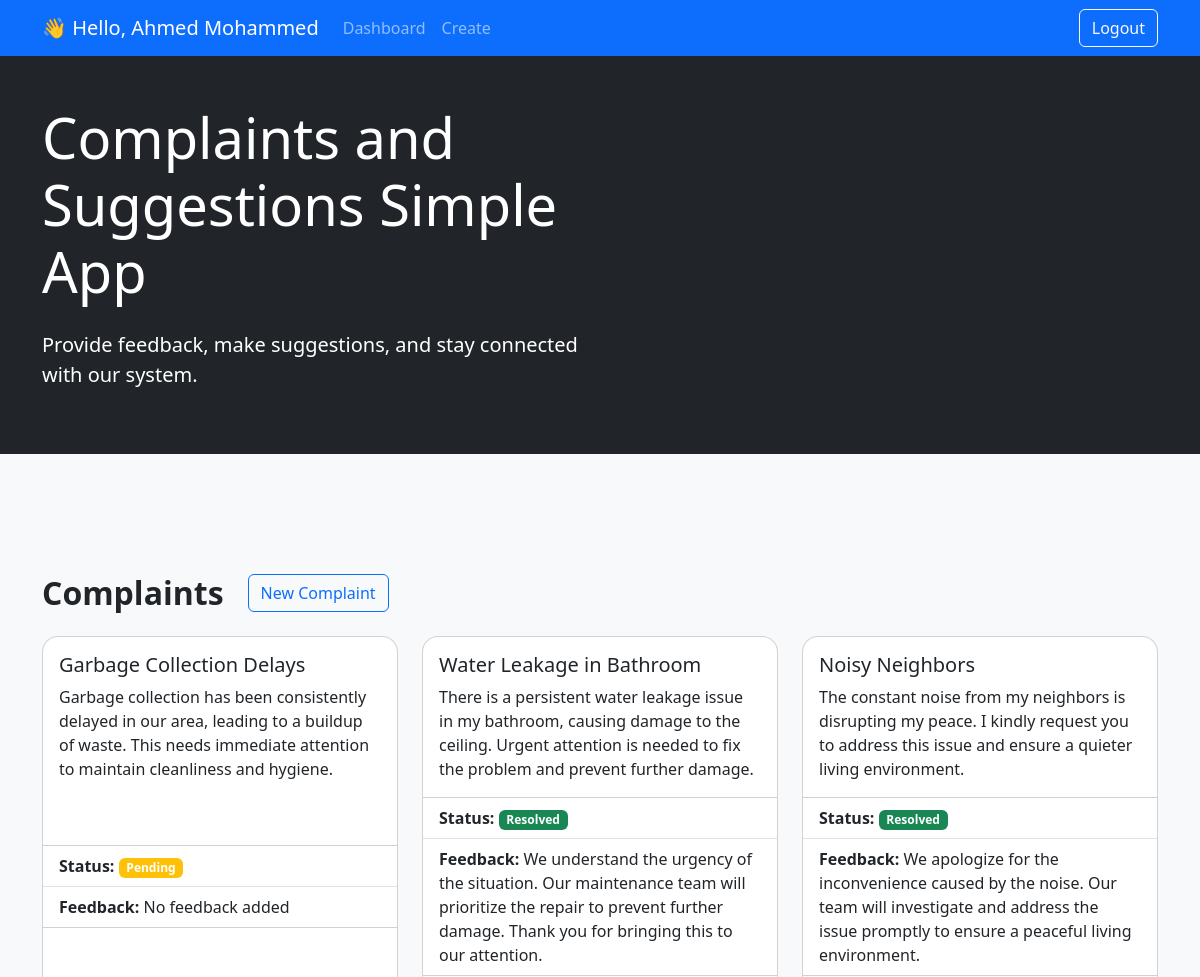
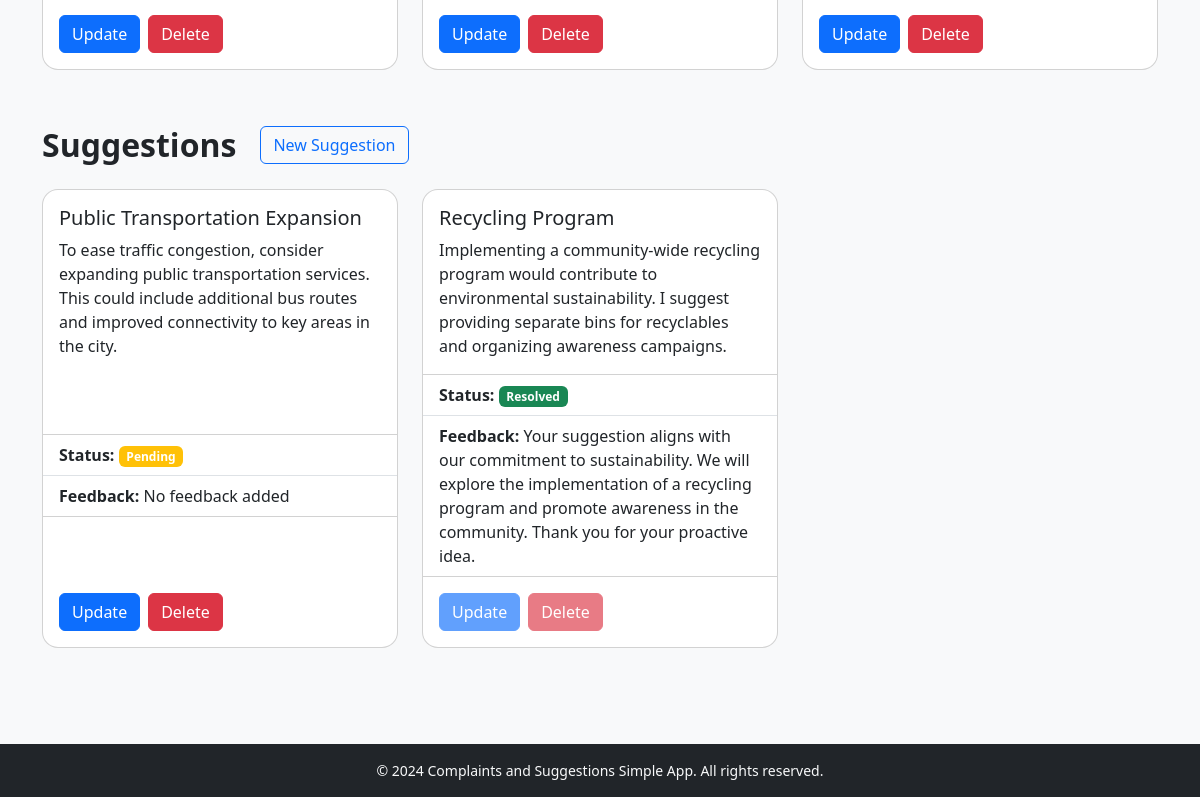
The app's page /src/index.php (signed in) with its own data (2 pictures, top to bottom).
### tables this page shows
CREATE TABLE `users` (
  `id` int(11) NOT NULL,
  `username` varchar(255) NOT NULL,
  `full_name` varchar(255) NOT NULL,
  `password` varchar(255) NOT NULL,
  `user_type` enum('admin','user') NOT NULL DEFAULT 'user'
);

CREATE TABLE `complaints` (
  `id` int(11) NOT NULL,
  `user_id` int(11) NOT NULL,
  `title` varchar(255) NOT NULL,
  `description` varchar(500) NOT NULL,
  `status` tinyint(4) NOT NULL DEFAULT 0,
  `feedback` varchar(500) DEFAULT NULL
);

CREATE TABLE `suggestions` (
  `id` int(11) NOT NULL,
  `user_id` int(11) NOT NULL,
  `title` varchar(255) NOT NULL,
  `description` text NOT NULL,
  `status` tinyint(4) NOT NULL DEFAULT 0,
  `feedback` varchar(500) DEFAULT NULL
);

### src/core/functions.php (called while the page is built, shortened)
<?php
function getUserId()
{
    return $_SESSION['user_id'];
}
function getUserType()
{
    return $_SESSION['user_type'];
}
function getFullNameById($user_id, $mysqli)
{
    try {
        $query = "SELECT `full_name` FROM `users` WHERE `id` = ?";
        $stmt = $mysqli->prepare($query);
        $stmt->bind_param('i', $user_id);
        $stmt->execute();
        $result = $stmt->get_result();
        $user = $result->fetch_assoc();
        if ($user) {
            return $user['full_name'];
        } else {
            return "User not found";
        }
    } catch (mysqli_sql_exception $e) {
        die("Error: " . $e->getMessage());
    }
}
function getComplaintsByUser($mysqli)
{
    try {
        $user_id = $_SESSION['user_id'];
        $query = "SELECT * FROM `complaints` WHERE `user_id` = ? ORDER BY `id` DESC";
        $stmt = $mysqli->prepare($query);
        $stmt->bind_param('i', $user_id);
        $stmt->execute();
        $result = $stmt->get_result();
        $complaints = [];
        while ($row = $result->fetch_assoc()) {
            $complaints[] = $row;
        }
        return $complaints;
    } catch (Exception $e) {
        die("Error: " . $e->getMessage());
    }
}
function getSuggestionsByUser($mysqli)
{
    try {
        $user_id = $_SESSION['user_id'];
        $stmt = $mysqli->prepare("SELECT * FROM `suggestions` WHERE `user_id` = ? ORDER BY `id` DESC");
        $stmt->bind_param('i', $user_id);
        $stmt->execute();
        $result = $stmt->get_result();
        $suggestions = $result->fetch_all(MYSQLI_ASSOC);
        return $suggestions;
    } catch (mysqli_sql_exception $e) {
        die("Error: " . $e->getMessage());
    }
}

### src/templates/includes/footInclude.php (called while the page is built, shortened)
<?php include(TEMPLATES_DIR . 'components/footer.php') ?>

### src/templates/components/complaints-cards.php (the view, shortened to what this page needs)
<section class="mb-5">
    <div class="d-flex gap-4 align-items-center mb-4">
        <h2 class="mb-0 fw-bold">Complaints</h2>
        <?php if (getUserType() == 'user') : ?>
            <a href="templates/pages/create.php" class="btn btn-outline-primary">New Complaint</a>
        <?php endif; ?>
    </div>
    <div class="row row-cols-1 row-cols-md-2 row-cols-lg-3 g-4">
        <?php
        if (getUserType() == 'admin') {
            $complaints = getAllComplaints($mysqli);
        } else {
            $complaints = getComplaintsByUser($mysqli);
        }
        foreach ($complaints as $complaint) : ?>
            <div class="col mb-2">
                <div class="card d-flex flex-column h-100 border-gray rounded-4">
                    <div class="card-body">
                        <h5 class="card-title"><?php echo $complaint['title']; ?></h5>
                        <p class="card-text"><?php echo $complaint['description']; ?></p>
                    </div>
                    <ul class="list-group list-group-flush">
                        <li class="list-group-item border-top-0 border-start-0 border-end-0">
                            <strong>Status: </strong>
                            <span class="badge <?php echo $complaint['status'] ? 'bg-success text-white' : 'bg-warning text-white'; ?>">
                                <?php echo $complaint['status'] ? 'Resolved' : 'Pending'; ?>
                            </span>
                        </li>
                        <li class="list-group-item border-top-0 border-start-0 border-end-0">
                            <strong>Feedback: </strong>
                            <?php if ($complaint['feedback']) : ?>
                                <?php echo $complaint['feedback']; ?>
                            <?php else : ?>
                                No feedback added
                            <?php endif; ?>
                        </li>
                    </ul>
                    <div class="card-body d-flex align-items-end">
                        <?php if (getUserType() == 'user') : ?>
                            <a class="btn btn-primary me-2" href="templates/pages/update-complaint.php?id=<?php echo $complaint['id']; ?>">Update</a>
                            <button type="button" class="btn btn-danger" data-bs-toggle="modal" data-bs-target="#compDeleteModal<?php echo $complaint['id']; ?>">Delete</button>
                        <?php endif; ?>
                    </div>
                </div>
            </div>
        <?php endforeach; ?>
    </div>
</section>

### src/index.php (shortened to what this page needs)
<?php
require_once 'config.php';
?>
<!DOCTYPE html>
<html lang="en">
<head>
    <?php include_once INC_DIR . 'headInclude.php' ?>
</head>
<body class="bg-light">
    <div class="mb-4">
        <?php
        $navbar = true;
        include(TEMPLATES_DIR . 'components/header.php');
        ?>
        <div class="container-fluid mt-5">
            <div class="row justify-content-center mt-4" style="margin-top: 120px !important;">
                <div class="">
                    <div class="container">
                        <?php include_once COMPS_DIR . "complaints-cards.php" ?>
                        <?php include_once COMPS_DIR . "suggestions-cards.php" ?>
                    </div>
                </div>
            </div>
        </div>
    </div>
    <?php include_once INC_DIR . 'footInclude.php' ?>
</body>
</html>

### src/templates/includes/headInclude.php (shortened to what this page needs)
<link href="https://cdn.jsdelivr.net/npm/bootstrap@5.3.2/dist/css/bootstrap.min.css" rel="stylesheet">

### src/templates/components/navbar.php (shortened to what this page needs)
<?php
if ($navbar) :
    $user_id = getUserId();
?>
    <nav class="navbar sticky-top navbar-expand-lg navbar-dark bg-primary">
        <div class="container">
            <span class="navbar-brand text-capitalize"><?php echo '👋 Hello, ' . getFullNameById($user_id, $mysqli); ?></span>
            <div class="collapse navbar-collapse" id="navbarNavAltMarkup">
                <div class="navbar-nav">
                    <a class="nav-link" href="index.php">Dashboard</a>
                    <?php if (getUserType() == 'user') : ?>
                        <a class="nav-link"  href="templates/pages/create.php">Create</a>
                    <?php endif; ?>
                </div>
                <div class="navbar-nav ms-auto">
                    <a class="btn btn-outline-light" href="logout.php">Logout</a>
                </div>
            </div>
        </div>
    </nav>
<?php endif; ?>

### src/templates/components/header.php
<?php require_once COMPS_DIR . "navbar.php"; ?>
<header class="bg-dark py-5 <?php echo ($navbar) ? '' : 'border-top border-3 border-primary'; ?>">
    <div class="container">
        <div class="row">
            <div class="col-lg-6">
                <h1 class="display-4 text-white mb-4">Complaints and Suggestions Simple App</h1>
                <p class="lead text-white">Provide feedback, make suggestions, and stay connected with our system.</p>
            </div>
        </div>
    </div>
</header>

### src/templates/components/suggestions-cards.php (shortened to what this page needs)
<section class="mb-5">
    <div class="d-flex gap-4 align-items-center mb-4">
        <h2 class="mb-0 fw-bold">Suggestions</h2>
        <?php if (getUserType() == 'user') : ?>
            <a href="templates/pages/create.php" class="btn btn-outline-primary">New Suggestion</a>
        <?php endif; ?>
    </div>
    <div class="row row-cols-1 row-cols-md-2 row-cols-lg-3 g-4">
        <?php
        if (getUserType() == 'admin') {
            $suggestions = getAllSuggestions($mysqli);
        } else {
            $suggestions = getSuggestionsByUser($mysqli);
        }
        foreach ($suggestions as $suggestion) : ?>
            <div class="col mb-4">
                <div class="card d-flex flex-column h-100 border-gray rounded-4">
                    <div class="card-body">
                        <h5 class="card-title"><?php echo $suggestion['title']; ?></h5>
                        <p class="card-text"><?php echo $suggestion['description']; ?></p>
                    </div>
                    <ul class="list-group list-group-flush">
                        <li class="list-group-item border-top-0 border-start-0 border-end-0">
                            <strong>Status: </strong>
                            <span class="badge <?php echo $suggestion['status'] ? 'bg-success text-white' : 'bg-warning text-white'; ?>">
                                <?php echo $suggestion['status'] ? 'Resolved' : 'Pending'; ?>
                            </span>
                        </li>
                        <li class="list-group-item border-top-0 border-start-0 border-end-0">
                            <strong>Feedback: </strong>
                            <?php if (isset($suggestion['feedback'])) : ?>
                                <?php echo $suggestion['feedback']; ?>
                            <?php else : ?>
                                No feedback added
                            <?php endif; ?>
                        </li>
                    </ul>
                    <div class="card-body d-flex align-items-end">
                        <?php if (getUserType() == 'user') : ?>
                            <?php if (!$suggestion['status']) : ?>
                                <a class="btn btn-primary me-2" href="templates/pages/update-suggestion.php?id=<?php echo $suggestion['id']; ?>">Update</a>
                                <button type="button" class="btn btn-danger" data-bs-toggle="modal" data-bs-target="#sugDeleteModal<?php echo $suggestion['id']; ?>">Delete</button>
                            <?php else : ?>
                                <button type="button" class="btn btn-primary me-2" disabled>Update</button>
                                <button type="button" class="btn btn-danger" disabled>Delete</button>
                            <?php endif; ?>
                        <?php endif; ?>
                    </div>
                </div>
            </div>
        <?php endforeach; ?>
    </div>
</section>

### src/templates/components/footer.php
<footer class="text-center py-3 bg-dark text-light">
    <div class="container">
        <p class="mb-0" style="font-size: 14px;">&copy; <?php echo date('Y'); ?> Complaints and Suggestions Simple App. All rights reserved.</p>
    </div>
</footer>

### records on screen
users: full_name "Ahmed Mohammed"
complaints: title "Garbage Collection Delays", description "Garbage collection has been consistently delayed in our area, leading to a buildup of waste. This needs immediate attention to maintain cleanliness and hygiene.", status "Pending", feedback "No feedback added"
complaints: title "Water Leakage in Bathroom", description "There is a persistent water leakage issue in my bathroom, causing damage to the ceiling. Urgent attention is needed to fix the problem and prevent further damage.", status "Resolved", feedback "We understand the urgency of the situation. Our maintenance team will prioritize the repair to prevent further damage. Thank you for bringing this to our attention."
complaints: title "Noisy Neighbors", description "The constant noise from my neighbors is disrupting my peace. I kindly request you to address this issue and ensure a quieter living environment.", status "Resolved", feedback "We apologize for the inconvenience caused by the noise. Our team will investigate and address the issue promptly to ensure a peaceful living environment."
suggestions: title "Public Transportation Expansion", description "To ease traffic congestion, consider expanding public transportation services. This could include additional bus routes and improved connectivity to key areas in the city.", status "Pending", shows "No feedback added"
suggestions: title "Recycling Program", description "Implementing a community-wide recycling program would contribute to environmental sustainability. I suggest providing separate bins for recyclables and organizing awareness campaigns.", status "Resolved", feedback "Your suggestion aligns with our commitment to sustainability. We will explore the implementation of a recycling program and promote awareness in the community. Thank you for your proactive idea."
